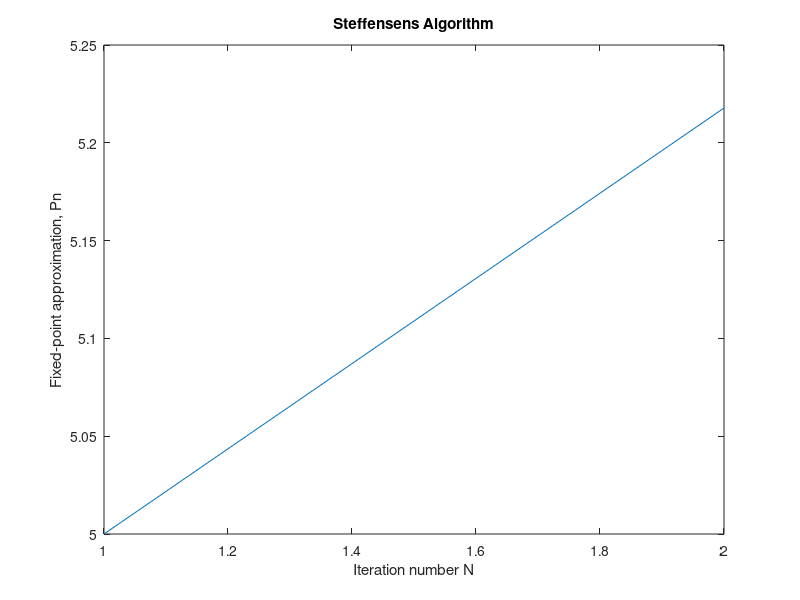

Write the MATLAB code that produced this figure.
%% Newton's Method for Exercises 2.1: 5,9,11,13

% Name: Shayne O'Brien
% Course: MATH 345 (Dr. Haddad)
% Date: 9/25/16
% Content: Function to compute 

%% Background
%Inverses of numbers without divison: In the early days of computing,
% calculators were mechanical, not electronic, and the earliest of these
% could multiply, but not divide. Algorithms such as Newton's Method could
% be used to calculate the intervest of a number a, i.e., a^-1 = 1/a,
% iteratively.

%% Clearing out space
format long % put format on long for precision and outputs.
close all; clear all; % close all plots, clear all variables.

%% Part (a)
% Begin by coding Newton's method and saving it as Newton_YourName. It
% should perform Newton's Method. Your program should input an initial
% guess, p, a tolerance TOL, and N, a maximum number of iterates. The
% program should output a "table" with the number of the iterate in the
% first column, followed by the approximations to the fixed point of g
% (root of f) in the next column, followed by the absolute Cauchy error,
% and last the relative Cauchy error.

% Begin Part (a)

%Here we input our function f that will be used to compute Newton's method.
% We let f(x) = 1/x - a, where a is the number of which we will find the
% inverse. We choose this function because when x = 1/a, f(x) = 0 which is
% a root. This root corresponds to the value of 1/a.
a = input('Input the number we will find the inverse of, a: '); % Input a
f = @(x)( 1/x - a ); % Input function
df = @(x)( -1/(x^2) ); % Input function derivative

% Ask user for input
N = input('Input maximum number of iterates, N: '); % ask user to put in max. number of iterates, N
pvec = zeros(N,1); % pre-allocate vector to store each p approximation
pvec(1) = input('Input initial approximation, Po: '); % ask user to input initial guess, p
TOL = input('Input tolerance level, TOL: '); % ask user to input tolerance, TOL

% Pre-allocations to speed up our algorithm
IterationVec = zeros(N,1); % pre-allocate vector to store iterations for speed
AbsCauchyError = zeros(N,1); % pre-allocate vector to store absolute Cauchy error for speed
RelCauchyError = zeros(N,1); % pre-allocate vector to store relative Cauchy error for speed

% Fixing pre-allocated vectors for table output
RelCauchyError(1) = NaN; % first entry is NaN because error cannot be computed in the first iteration.
AbsCauchyError(1) = NaN; % first entry is NaN because error cannot be computed in the first iteration.

% Initialize k for final output
k = 0; % k is a constant that we will use to simplify the decision making process for our output.
       % if k remains 0 after N iterations, we have not found a fixed point
       % within acceptable TOL. If k = 1, we have and will therefore
       % display all relevant results.

% Initialize i
i = 1; % let i = 1. i will be used as the check for the while loop.

% Error catching
if ((N < 1) || (mod(N,1) ~= 0)) % If the max number of iterations N has been set below 1 or N is not an integer:
    disp('Error: Maximum number of iterations must be an integer greater than equal to 1.') % display error.
elseif TOL <= 0 % Otherwise, if the tolerance is negative:
    disp('Error: TOL must be positive.') % display error.
elseif ( (2 - a*pvec(i)) < 0) % If 2 - a*Po < 0:
    disp('Error: 2 - a*Po must be greater than 0 or Newtons Method will diverge.') % display error.
elseif a == 0 % If a is 0, its inverse is undefined so:
    disp('Error: Cannot take the inverse of 0!'); % display error
else % otherwise since both criteria are met, proceed with computation.
    
    % Implementation of Newton's Method
    while i < N % Until we reach our max number of iterations N:
        p = pvec(i) - f(pvec(i))/df(pvec(i)); % compute p-sub-i
                                              % Pn+1 = Pn - f(Pn)/df(Pn)
        IterationVec(i) = i; % update Iteration vector for i-th entry.
        AbsCauchyError(i+1) = abs(p - pvec(i)); % update relative Cauchy error vector. index is i+1 because error cannot be computed in the first iteration.
        RelCauchyError(i+1) = abs((p - pvec(i))/p); % update absolute Cauchy error vector. index is i+1 because error cannot be computed in the first iteration.
        if ( abs((p - pvec(i))) ) < TOL % If the absolute Cauchy error is less than TOL we have found a fixed point so:
            pvec = pvec(1:i); % shorten vector so table outputs correctly
            IterationVec = IterationVec(1:i); % shorten vector
            AbsCauchyError = AbsCauchyError(1:i); % shorten vector
            RelCauchyError = RelCauchyError(1:i); % shorten vector
            k = 1; % set k = 1 so the root will be printed
            break % break while loop
        else % Otherwise:
            i = i + 1; % increment i by 1
            pvec(i) = p; % store the i-th iteration of p
        end % end if loop    
    end % end while loop
    
    % Printing output
    if k == 1 % if we found a fixed point that meets the tolerance criteria within N iterations:
        % displaying results matrix
        ResultsMatrix = [IterationVec, pvec, RelCauchyError, AbsCauchyError]; % Store results in a matrix
        fprintf('    Iteration Number\t      Pn\t    |(Pn - Pn-1)/Pn|\t  |Pn - Pn-1| \n') % Print colum nnames
        disp(ResultsMatrix) % print column contents
        fprintf('The approximate fixed point is p = %.8f, reached in %d iterations.\n', pvec(i),i) % display root and # iterations taken
    else % Otherwise, since a fixed point was not found within a reasonable TOL level:
        fprintf('Newtons Method failed to find an acceptably accurate root within N=%d iterations.\n', N) % display error
    end % end if loop
end % end if loop
    

%% Part (b)
% Determine a function f(x) so that by applying Newton's Method to f the
% program will find the inverse (reciprocal) of a number, x = 1/a, with no
% division taking place. In other words, using Newton's Method you will
% find a g(x) that does not actually use division to find 1 divided by a.

% Begin Part (b)

% Newton's Method states P(n+1)= P(n) - (f(P(n)))/(df(P(n))), for n >= 1
% Through algebra, we observe that

%     P(n+1) = P(n) - f(P(n))/df(P(n))
%            = P(n) - ((1/P(n)) - a)/(-1/(P(n))^2)
%            = P(n) + P(n)*(1 - a*P(n))
%            = P(n)*(2 - a*P(n))

% where P(n) is the approximation, a is some number that's inverse we are 
% trying to find, f is some function, and df is the derivative of f.

% Therefore, we can use Newton's method to approximate p = 1/a without ever
% actually using division. We denote g(x) = P(n+1) = P(n)*(2 - a*P(n)), where a is
% some number and g(x) is the approximation to the inverse of a, 1/a.

% It is important to note that if 2 - a * P(1) < 0, where P(1) is the
% initial guess for the inverse, the algorithm will diverge.

%% Part (c)
% Apply Newton's Method to the function f(x) found in Part (b), and use the
% resulting g(x) to find x = 1/a with no division and an absolute error
% less than 10^-12 for a = 19.

% Begin Part (c)

% Input function for f from Part (b)
f = @(x)( x*(2-a*x) ); % Input function

% Ask user for input
a = input('Input the number we will find the inverse of, a: '); % ask user for number of which we will find the inverse of
N = input('Input maximum number of iterates, N: '); % ask user to put in max. number of iterates, N
pvec = zeros(N,1); % pre-allocate vector to store each p approximation
pvec(1) = input('Input initial approximation, Po: '); % ask user to input initial guess, p
TOL = input('Input tolerance level, TOL: '); % ask user to input tolerance, TOL

% Pre-allocations to speed up our algorithm
IterationVec = zeros(N,1); % pre-allocate vector to store iterations for speed
AbsCauchyError = zeros(N,1); % pre-allocate vector to store absolute Cauchy error for speed
RelCauchyError = zeros(N,1); % pre-allocate vector to store relative Cauchy error for speed

% Fixing pre-allocated vectors for table output
RelCauchyError(1) = NaN; % first entry is NaN because error cannot be computed in the first iteration.
AbsCauchyError(1) = NaN; % first entry is NaN because error cannot be computed in the first iteration.

% Initialize k for final output
k = 0; % k is a constant that we will use to simplify the decision making process for our output.
       % if k remains 0 after N iterations, we have not found a fixed point
       % within acceptable TOL. If k = 1, we have and will therefore
       % display all relevant results.

% Initialize i
i = 1; % let i = 1. i will be used as the check for the while loop.

% Error catching
if ((N < 1) || (mod(N,1) ~= 0)) % If the max number of iterations N has been set below 1 or N is not an integer:
    disp('Error: Maximum number of iterations must be an integer greater than equal to 1.') % display error.
elseif TOL <= 0 % Otherwise, if the tolerance is negative:
    disp('Error: TOL must be positive.') % display error.
elseif ( (2 - a*pvec(i)) < 0) % If 2 - a*Po < 0:
    disp('Error: 2 - a*Po must be greater than 0 or Newtons Method will diverge.') % display error.
elseif a == 0 % If a is 0, its inverse is undefined so:
    disp('Error: Cannot take the inverse of 0!'); % display error
else % otherwise since both criteria are met, proceed with computation. 

    % Implementation of Newton's Method
    while i < N % Until we reach our max number of iterations N:
        % p = 2*pvec(i) - a*(pvec(i))^2; % compute p-sub-i without using division, using function from Part (b)
        p = f(pvec(i)); % compute p-sub-i without using division, using function from Part (b)
        IterationVec(i) = i; % update Iteration vector for i-th entry.
        AbsCauchyError(i+1) = abs(p - pvec(i)); % update relative Cauchy error vector. index is i+1 because error cannot be computed in the first iteration.
        RelCauchyError(i+1) = abs((p - pvec(i))/p); % update absolute Cauchy error vector. index is i+1 because error cannot be computed in the first iteration.
        if ( abs((p - pvec(i))) ) < TOL % If the absolute Cauchy error is less than TOL we have found a fixed point so:
            pvec = pvec(1:i); % shorten vector so table outputs correctly
            IterationVec = IterationVec(1:i); % shorten vector
            AbsCauchyError = AbsCauchyError(1:i); % shorten vector
            RelCauchyError = RelCauchyError(1:i); % shorten vector
            k = 1; % set k = 1 so the root will be printed
            break % break while loop
        else % Otherwise:
            i = i + 1; % increment i by 1
            pvec(i) = p; % store the i-th iteration of p
        end % end if loop    
    end % end while loop
    
    % Printing output
    if k == 1 % if we found a fixed point that meets the tolerance criteria within N iterations:
        % displaying results matrix
        ResultsMatrix = [IterationVec, pvec, RelCauchyError, AbsCauchyError]; % Store results in a matrix
        fprintf('    Iteration Number\t      Pn\t    |(Pn - Pn-1)/Pn|\t   |Pn - Pn-1| \n') % Print colum nnames
        disp(ResultsMatrix) % print column contents
        fprintf('The approximate fixed point is p = %.8f, reached in %d iterations.\n', pvec(i),i) % display root and # iterations taken
        % plot results
        figure; % open new figure
        plot(IterationVec, pvec) % plot iteration vs. root approximation
        xlabel('Iteration number N') % label x-axis
        ylabel('Fixed-point approximation, Pn') % label y-axis
        title('Newtons Method') % title for plot is the input function g       
    else % Otherwise, since a fixed point was not found within a reasonable TOL level:
        fprintf('Newtons Method failed to find an acceptably accurate root within N=%d iterations.\n', N) % display error
    end % end if loop
end % end if loop


%% Part (d)
%Modify your code for Newton's Method to apply the Secant Method to your
% function from Part (b) with a = 21. You may create a completely new
% script or m-file to do this, or place it in a new cell following Newton's
% Method.

% Begin Part (d)

% Note: We use a new function here, rather than the one derived in Part
% (b). I could not get the code to work using the function from Part (b),
% but using this new f(x) we do correctly obtain the root.

% Input a, f(x)
a = input('Input the number for which we will find the inverse: '); % Input a. We are trying to find 1/a.
f = @(x)( (a*x) - 1 ); % Input function, f(x) = a*x - 1 = 0

% Ask user for input
N = input('Input maximum number of iterates, N: '); % ask user to put in max. number of iterates, N
pvec = zeros(N,1); % pre-allocate vector to store each p approximation
pvec(1) = input('Input initial approximation, Po: '); % ask user to input initial guess, P0
pvec(2) = input('Input initial approximation, P1: '); % ask user to input initial guess P1
TOL = input('Input tolerance level, TOL: '); % ask user to input tolerance, TOL

% Pre-allocations to speed up our algorithm
IterationVec = zeros(N,1); % pre-allocate vector to store iterations for speed
AbsCauchyError = zeros(N,1); % pre-allocate vector to store absolute Cauchy error for speed
RelCauchyError = zeros(N,1); % pre-allocate vector to store relative Cauchy error for speed

% Fixing pre-allocated vectors for table output
RelCauchyError(1:2) = NaN; % first two entries are NaN because error cannot be computed in the 1st/2nd iteration.
AbsCauchyError(1:2) = NaN; % first two entries are NaN because error cannot be computed in the 1st/2nd iteration.
IterationVec(1) = 1; % Let the first entry of the iteration vector be 1, since we will start at i=2.
% Initialize k for final output
k = 0; % k is a constant that we will use to simplify the decision making process for our output.
       % if k remains 0 after N iterations, we have not found a fixed point
       % within acceptable TOL. If k = 1, we have and will therefore
       % display all relevant results.

% Initialize i
i = 2; % let i = 2. i will be used as the check for the while loop. We start at i=2 
       % because the secant method computes Pn = Pn-1 - f(Pn-1)(Pn-1 - Pn-2)/((f(Pn-1) - f(Pn-2)))
       % so if we let i = 1, the script would print an error.

% Error catching
if ((N < 1) || (mod(N,1) ~= 0)) % If the max number of iterations N has been set below 1 or N is not an integer:
    disp('Error: Maximum number of iterations must be an integer greater than equal to 1.') % display error.
elseif TOL <= 0 % Otherwise, if the tolerance is negative:
    disp('Error: TOL must be positive.') % display error.
elseif (f(pvec(1)) * f(pvec(2)) > 0 ) % If there is no sign change for f(Po)*f(P1):
    disp('Error: f(Po) * f(P1) > 0. Try different intiial approximations that will give a sign change.') % display error; likely that Secant Method won't converge.
else % otherwise since both criteria are met, proceed with computation.
    
    % Implementation of Newton's Method
    while i < N % Until we reach our max number of iterations N:
        p = pvec(i) - (f(pvec(i))*(pvec(i) - pvec(i-1)))/(f(pvec(i))-f(pvec(i-1))); % compute p-sub-i
                             % Pn = Pn-1 - f(Pn-1)(Pn-1 - Pn-2)/((f(Pn-1) - f(Pn-2)))
        IterationVec(i) = i; % update Iteration vector for i-th entry.
        AbsCauchyError(i) = abs(p - pvec(i)); % update relative Cauchy error vector. index is i+1 because error cannot be computed in the first iteration.
        RelCauchyError(i) = abs((p - pvec(i))/p); % update absolute Cauchy error vector. index is i+1 because error cannot be computed in the first iteration.
        if ( abs((p - pvec(i))) ) < TOL % If the absolute Cauchy error is less than TOL we have found a fixed point so:
            pvec = pvec(1:i); % shorten vector so table outputs correctly
            IterationVec = IterationVec(1:i); % shorten vector
            AbsCauchyError = AbsCauchyError(1:i); % shorten vector
            RelCauchyError = RelCauchyError(1:i); % shorten vector
            k = 1; % set k = 1 so the root will be printed
            break % break while loop
        else % Otherwise:
            i = i + 1; % increment i by 1
            pvec(i) = p; % store the i-th iteration of p
        end % end if loop    
    end % end while loop
    
    % Printing output
    if k == 1 % if we found a fixed point that meets the tolerance criteria within N iterations:
        % displaying results matrix
        ResultsMatrix = [IterationVec, pvec, RelCauchyError, AbsCauchyError]; % Store results in a matrix
        fprintf('    Iteration Number\t      Pn\t    |(Pn - Pn-1)/Pn|\t   |Pn - Pn-1| \n') % Print colum nnames
        disp(ResultsMatrix) % print column contents
        fprintf('The approximate fixed point is p = %.8f, reached in %d iterations.\n', pvec(i),i) % display root and # iterations taken
        
        % plot results
        figure;
        plot(IterationVec, pvec) % plot iteration vs. root approximation
        xlabel('Iteration number N') % label x-axis
        ylabel('Fixed-point approximation, Pn') % label y-axis
        title('Secant Method') % title for plot is the input function g        
    else % Otherwise, since a fixed point was not found within a reasonable TOL level:
        fprintf('Newtons Method failed to find an acceptably accurate root within N=%d iterations.\n', N) % display error
    end % end if loop
end % end if loop

%% Part (e)
%Use Steffensen's Algorithm (which modifies Aitken's D^2) to speed up the
% convergence of Part (c) by first finding a new fixed point function,
% g(x), that is not the same as the one found in Part (b) for Newton's
% Method. Why wouldn't you want to apply Steffensen's algorithm to Newton's
% Method?

% Begin Part (e)

% Note: Algorithm would not work properly for functions tried other than Part
% (b). I tried more than five different g(x) functions and none of them
% produced the correct root. 

% Ask user to input the number of which we will find the inverse
a = input('Input the number for which we will find the inverse: ');
% Input function being used to compute Steffensen's Algorithm
g = @(x)( x*(2-a*x) );

% Ask user for input
N = input('Input maximum number of iterates, N: '); % ask user to put in max. number of iterates, N
p0vec = zeros(N,1); % pre-allocate vector to store each p0 approximation
p0vec(1) = input('Input initial approximation, Po: '); % ask user to input initial guess
p1vec = zeros(N,1); % pre-allocate vector to store each p1 approximation
p2vec = zeros(N,1); % pre-allocate vector to store each p2 approximation
TOL = input('Input tolerance level, TOL: '); % ask user to input tolerance, TOL

% Pre-allocations to speed up our algorithm
IterationVec = zeros(N,1); % pre-allocate vector to store iterations for speed
AbsCauchyError = zeros(N,1); % pre-allocate vector to store absolute Cauchy error for speed
RelCauchyError = zeros(N,1); % pre-allocate vector to store relative Cauchy error for speed
RelCauchyError(1) = NaN; % first entry is NaN because error cannot be computed in the first iteration.
AbsCauchyError(1) = NaN; % first entry is NaN because error cannot be computed in the first iteration.

k = 0; % for deciding our output, similarly to the other parts of this project
i = 1;
if ((N < 1) || (mod(N,1) ~= 0)) % If the max number of iterations N has been set below 1 or N is not an integer:
    disp('Error: Maximum number of iterations must be an integer greater than equal to 1.') % display error.
elseif TOL <= 0 % Otherwise, if the tolerance is negative:
    disp('Error: TOL must be positive.') % display error.
else % Otherwise, if both conditions are met:
    while i <= N % until we reach out maximum iteration,
        p1vec(i) = g(p0vec(i)); % P1 = g(P0)
        p2vec(i) = g(p1vec(i)); % P2 = g(P1)
        p = p0vec(i) - ((p1vec(i) - p0vec(i))^2)/(p2vec(i) - 2*p1vec(i) + p0vec(i)); % compute P-sub-i
        IterationVec(i) = i; % update Iteration vector for i-th entry.
        AbsCauchyError(i+1) = abs(p - p0vec(i)); % update relative Cauchy error vector. index is i+1 because error cannot be computed in the first iteration.
        RelCauchyError(i+1) = abs((p - p0vec(i))/p); % update absolute Cauchy error vector. index is i+1 because error cannot be computed in the first iteration.
        if ( AbsCauchyError(i+1) ) < TOL % If we have gone below our tolerance:
            p0vec(i+1) = p; % Update the table for the P0 column
            p0vec = p0vec(1:i+1); % shorten vector so table outputs correctly
            p1vec = p1vec(1:i+1); % shorten vector so table outputs correctly
            p1vec(i+1) = nan; % P1 was not calculated for i-th iteration, so input a NaN
            p2vec = p2vec(1:i+1); % shorten vector so table outputs correctly
            p2vec(i+1) = nan; % P2 was not calculated for i-th iteration, input a NaN
            IterationVec = IterationVec(1:i+1); % shorten vector
            IterationVec(i+1) = i+1; % Update iteration vector
            AbsCauchyError = AbsCauchyError(1:i+1); % shorten vector
            RelCauchyError = RelCauchyError(1:i+1); % shorten vector
            k = 1; % set k to 1 so we output results instead of an error
            break % break while loop
        else % Otherwise: 
            i = i + 1; % increment i by 1
            p0vec(i) = p; % update P0
        end % end if loop
    end % end while loop
    % Printing output
    if k == 1 % if we found a fixed point that meets the tolerance criteria within N iterations:
        % displaying results matrix
        ResultsMatrix = [IterationVec, p0vec, p1vec , p2vec, RelCauchyError, AbsCauchyError]; % Store results in a matrix
        fprintf('    Iteration Number\t       P0    \t\t   P1 \t\t       P2 \t    |(Pn - Pn-1)/Pn|\t|Pn - Pn-1| \n ') % Print colum nnames
        disp(ResultsMatrix) % print column contents
        fprintf('The approximate fixed point is p = %.8f, reached in %d iterations.\n', p0vec(i),i+1) % display root and # iterations taken
        % plotting results
        figure;
        plot(IterationVec, p0vec) % plot iteration vs. root approximation
        xlabel('Iteration number N') % label x-axis
        ylabel('Fixed-point approximation, Pn') % label y-axis
        title('Steffensens Algorithm') % title for plot is the input function g    
    
    else % Otherwise, since a fixed point was not found within a reasonable TOL level:
        fprintf('Steffensens Method failed to find an acceptably accurate root within N=%d iterations.\n', N) % display error
    end % end if loop 
end % end if loop
    

% Why don't you want to apply Steffensen's algorithm to Newton's Method?

%We do not want to apply Steffensen's algorithm to Newton's Method
% because Steffensen's Method accelerated the convergence of a linearly
% convergent sequence to quadratic. Newton's Method is already quadratic; 
% applying Steffensen's algorithm to Newton's Method would be redundant.

%% Part (f)
% Plot and compare all three sets of results. What can you conclude from
% this?

% Begin Part (f)

% The plots are coded into each of the Parts (c), (d), and (e). We will be
% comparing the rate of convergence for finding 1/a, where a = 19 and TOL =
% 1E-12. The initial guess is 0.04 for Parts (c) and (e). In part (d), we
% give P0 = -0.1 and P1 = 0.1, so that there is a sign change between f(P0)
% and f(P1).

% We see that the Secant Method converges the quickest in 3 iterations,
% Steffensen's Algorithm converges the second-fastest in 5 iterations, and
% Newton's Method converges the slowest of the three in 6 iterations.


%Advantages of Secant Method:
% 1. Converges at a faster than linear rate
% 2. Does not require computation of derivative

%Diadvantages of Secant Method:
% 1. No guaranteed error bound
% 2. Sometimes finds extraneous roots
% 3. Can run into problems if f(a) = 0 (x-axis tangent to graph of y = f(x)
% at x = a).

%Advantages of Newtons Method:
% 1. Converges quadratically, which is one of the fastest when it does
% converge

%Disadvantages of Newtons Method:
% 1. Only converges when initial guess is very near to solution
% 2. Computationally expensive due to needing the derivative
% 3. If the tangent is parallel or almost parallel to the x-axis, then the
% method won't converge

%Advantages of Steffensen's Algorithm:
% 1. Can speed up convergence to quadratic

%Disadvantages of Steffensen's Algorithm:
% 1. Needs very close starting value to actual solution
% 2. Computationally expensive compared to Secant Method

